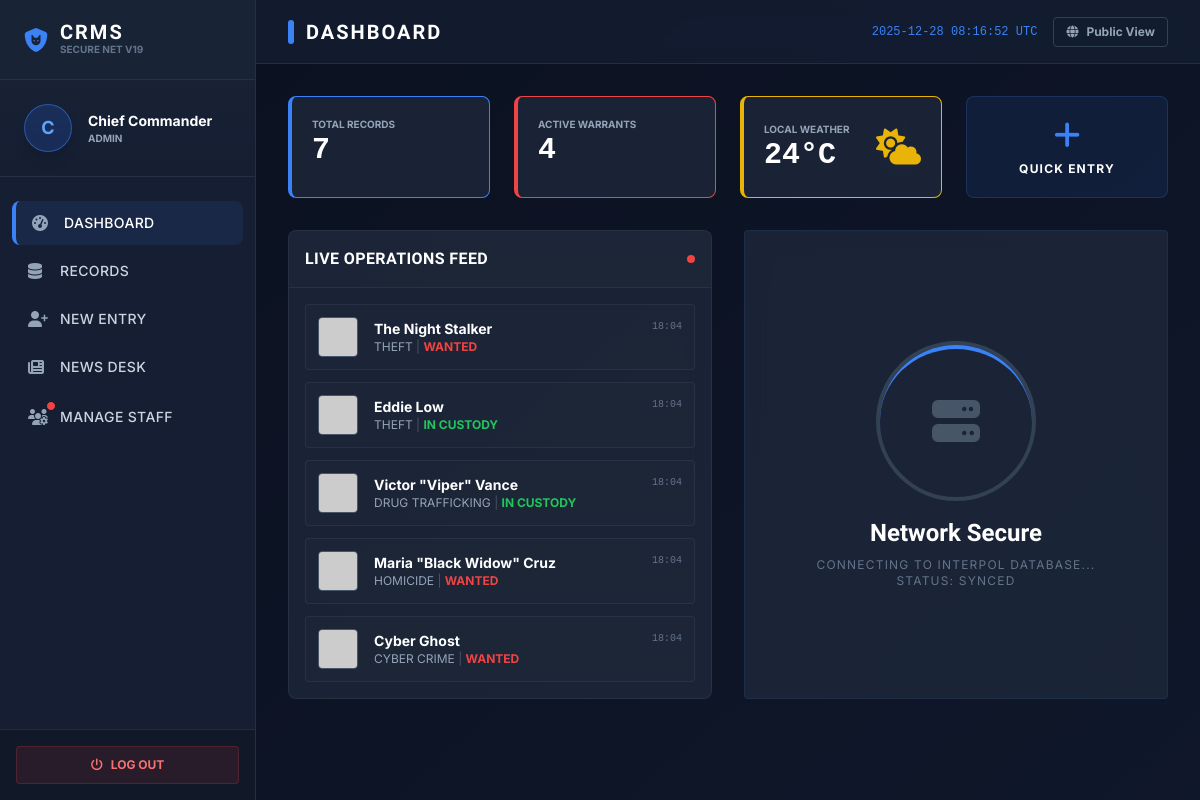
Before: /login.php?page=dashboard (signed in) with the older database file.
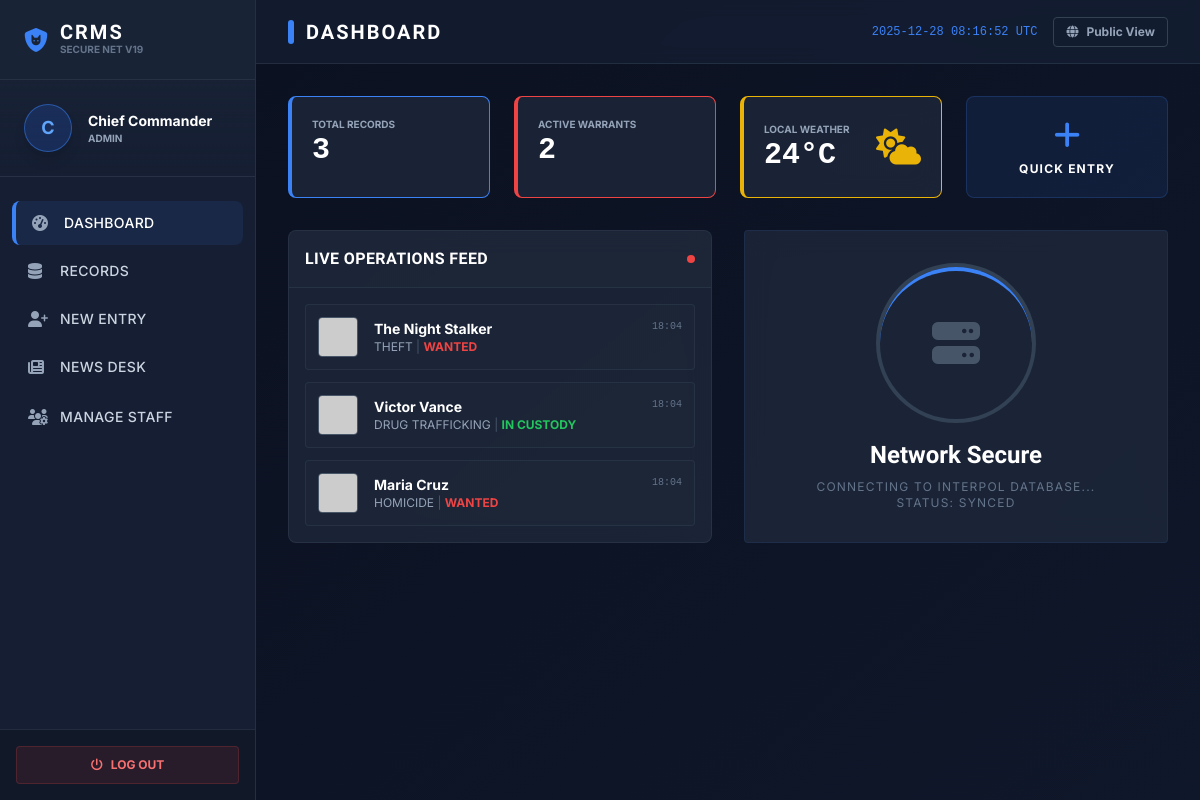
After: the same page with the newer database file.
### tables this page shows
CREATE TABLE IF NOT EXISTS criminals (
    criminal_id INT PRIMARY KEY AUTO_INCREMENT,
    full_name VARCHAR(100) NOT NULL,
    alias VARCHAR(100),
    age INT,
    gender VARCHAR(20) DEFAULT 'Male',
    height VARCHAR(20),
    weight VARCHAR(20),
    eye_color VARCHAR(20),
    hair_color VARCHAR(20),
    scars_marks TEXT,
    nationality VARCHAR(50),
    crime_type VARCHAR(100) NOT NULL,
    status VARCHAR(50) DEFAULT 'Wanted',  
    risk_level VARCHAR(20) DEFAULT 'Low',
    gang_affiliation VARCHAR(100),
    fingerprint_id VARCHAR(50),
    bail_status VARCHAR(50) DEFAULT 'Not Set',
    evidence_list TEXT,
    description TEXT,
    resolution_notes TEXT,  
    resolution_date DATETIME,  
    mugshot VARCHAR(255) DEFAULT 'default.png',
    added_by INT,
    created_at TIMESTAMP DEFAULT CURRENT_TIMESTAMP,
    FOREIGN KEY (added_by) REFERENCES users(user_id) ON DELETE SET NULL
);

### login.php (the view, shortened to what the rows shown need)
<?php
$db_host = "localhost"; $db_user = "root"; $db_pass = "";
$conn = null;
try {
    $conn = @new mysqli($db_host, $db_user, $db_pass, "crms_db1");
} catch (Exception $e) {
    die("System Error: Database connection failed. Please ensure XAMPP/WAMP is running and 'crms_db' exists.");
}
try {
    $conn->query("CREATE TABLE IF NOT EXISTS news_feed (
        news_id INT AUTO_INCREMENT PRIMARY KEY,
        title VARCHAR(255),
        content TEXT,
        type VARCHAR(50),
        media VARCHAR(255),
        author_id INT,
        is_public TINYINT(1) DEFAULT 1,
        created_at TIMESTAMP DEFAULT CURRENT_TIMESTAMP
    )");
} catch (Exception $e) {}
function get_image($img) {
    return "https://ui-avatars.com/api/?name=Unknown&background=334155&color=94a3b8&size=256&bold=true";
}
$user_id = $_SESSION['user_id'] ?? 0;
$page = $_GET['page'] ?? 'login';
?>
<!DOCTYPE html>
<html lang="en" class="dark">
<head>
    <script src="https://cdn.tailwindcss.com"></script>
    <link rel="stylesheet" href="https://cdnjs.cloudflare.com/ajax/libs/font-awesome/6.4.0/css/all.min.css">
</head>
<body class="bg-darkbg text-slate-300 font-sans antialiased min-h-screen">
    <?php if (!$user_id): ?>
        <div class="min-h-screen flex items-center justify-center p-4 relative overflow-hidden">
            <div class="absolute inset-0 bg-[url('https://images.unsplash.com/photo-1550751827-4bd374c3f58b?q=80&w=1920')] bg-cover opacity-10"></div>
            <div class="relative z-10 w-full max-w-md glass rounded-2xl shadow-2xl overflow-hidden border border-slate-700/50">
                <div class="bg-gradient-to-r from-blue-900/50 to-slate-900/50 p-8 text-center border-b border-slate-700/50">
                    <i class="fa-solid fa-shield-cat text-5xl text-blue-500 mb-4"></i>
                    <h2 class="font-display text-3xl font-bold uppercase text-white"><?php echo $page=='register'?'Officer Intake':'Secure Login'; ?></h2>
                    <p class="text-xs text-blue-300 uppercase tracking-widest mt-1">National Crime Bureau</p>
                </div>
                <div class="p-8">
                    <form method="POST" class="space-y-5">
                        <?php if ($page == 'register'): ?>
                            <div><label class="text-[10px] font-bold uppercase text-slate-500">Full Name</label><input type="text" name="fullname" class="w-full p-3 input-pro rounded" required></div>
                            <div><label class="text-[10px] font-bold uppercase text-slate-500">Role</label><select name="role" class="w-full p-3 input-pro rounded"><option value="officer">Officer</option><option value="newscaster">Media / Press</option></select></div>
                        <?php endif; ?>
                        <div><label class="text-[10px] font-bold uppercase text-slate-500">Badge ID</label><input type="text" name="username" class="w-full p-3 input-pro rounded" required></div>
                        <div><label class="text-[10px] font-bold uppercase text-slate-500">Password</label><input type="password" name="password" class="w-full p-3 input-pro rounded" required></div>
                        <div class="flex items-center justify-between bg-slate-800/50 p-3 rounded border border-slate-700">
                            <span class="text-xs font-mono text-blue-300 font-bold">SECURITY CHECK: <?php echo $_SESSION['c_n1']." + ".$_SESSION['c_n2']; ?> = ?</span>
                            <input type="number" name="captcha" class="w-16 p-1 text-center bg-slate-900 border border-slate-600 rounded text-white font-bold" required>
                        </div>
                        <button type="submit" name="<?php echo $page=='register'?'register':'login'; ?>" class="w-full bg-accent hover:bg-blue-600 text-white font-bold py-3 rounded uppercase tracking-widest transition shadow-lg">
                            <?php echo $page=='register'?'Submit Application':'Authenticate'; ?>
                        </button>
                    </form>
                    <div class="mt-6 text-center text-xs space-y-3 pt-4 border-t border-slate-700/50">
                        <a href="?page=<?php echo $page=='register'?'login':'register'; ?>" class="text-blue-400 hover:text-white font-bold uppercase"><?php echo $page=='register'?'Return to Login':'Apply for Access'; ?></a>
                        <br>
                        <a href="index.php" class="text-slate-500 hover:text-slate-300">Return to Public Portal</a>
                    </div>
                </div>
            </div>
        </div>
    <?php else: ?>
        <div class="flex h-screen overflow-hidden bg-darkbg">
            <aside class="w-20 lg:w-64 bg-panel flex-shrink-0 flex flex-col border-r border-slate-700/50 z-20">
                <div class="h-20 flex items-center justify-center lg:justify-start lg:px-6 border-b border-slate-700/50 bg-slate-800/50">
                    <div><h1 class="font-display font-black text-xl text-white tracking-widest leading-none">CRMS</h1><p class="text-[10px] text-slate-500 uppercase font-bold">Secure Net v19</p></div>
                </div>
            </aside>
            <main class="flex-1 flex flex-col h-full relative overflow-hidden bg-gradient-to-br from-darkbg to-slate-900">
                <header class="h-16 border-b border-slate-700/50 bg-panel/80 backdrop-blur flex items-center justify-between px-8 z-10">
                    <h2 class="font-display text-xl font-bold uppercase text-white tracking-widest flex items-center gap-3">
                        <span class="w-1.5 h-6 bg-accent rounded-full"></span>
                        <?php echo str_replace('_', ' ', $page); ?>
                    </h2>
                </header>
                <div class="flex-1 overflow-y-auto p-8 relative z-10 scroll-smooth">
                    <?php if ($page == 'dashboard'):
                        $total = 0; $wanted = 0; $recent = false;
                        try {
                            $recent = $conn->query("SELECT * FROM criminals ORDER BY created_at DESC LIMIT 5");
                        } catch(Exception $e) {}
                    ?>
                        <div class="grid grid-cols-1 lg:grid-cols-2 gap-8">
                            <div class="glass rounded-lg overflow-hidden border border-slate-700/50">
                                <div class="p-4 space-y-3">
                                    <?php if($recent && $recent->num_rows > 0): while($r=$recent->fetch_assoc()): ?>
                                    <div class="flex items-center gap-4 p-3 bg-slate-800/50 rounded border border-slate-700/50 hover:border-accent/50 transition">
                                        <img src="<?php echo get_image($r['mugshot']); ?>" class="w-10 h-10 rounded object-cover border border-slate-600">
                                        <div class="flex-1">
                                            <div class="flex justify-between">
                                                <h4 class="text-sm font-bold text-white"><?php echo $r['full_name']; ?></h4>
                                                <span class="text-[10px] font-mono text-slate-500"><?php echo date('H:i', strtotime($r['created_at'])); ?></span>
                                            </div>
                                            <p class="text-xs text-slate-400 uppercase"><?php echo $r['crime_type']; ?> <span class="text-slate-600">|</span> <span class="<?php echo $r['status']=='Wanted'?'text-danger':'text-green-500'; ?> font-bold"><?php echo $r['status']; ?></span></p>
                                        </div>
                                    </div>
                                    <?php endwhile; else: ?>
                                        <p class="text-slate-500 text-xs text-center py-4">No recent activity.</p>
                                    <?php endif; ?>
                                </div>
                            </div>
                        </div>
                    <?php endif; ?>
                </div>
            </main>
        </div>
    <?php endif; ?>
</body>
</html>

Changed rows visible on the page:
removed criminals: full_name "Eddie Low", created_at "18:04", crime_type "THEFT", status "IN CUSTODY"
removed criminals: full_name "Cyber Ghost", created_at "18:04", crime_type "CYBER CRIME", status "WANTED"
changed criminals "DRUG TRAFFICKING": full_name "Victor \"Viper\" Vance" → "Victor Vance"
changed criminals "HOMICIDE": full_name "Maria \"Black Widow\" Cruz" → "Maria Cruz"
Other visible differences:
$total: "7" → "3"
$wanted: "4" → "2"
